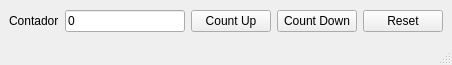
<?xml version="1.0" encoding="UTF-8"?>
<ui version="4.0">
 <class>MainWindow</class>
 <widget class="QMainWindow" name="MainWindow">
  <property name="geometry">
   <rect>
    <x>0</x>
    <y>0</y>
    <width>452</width>
    <height>65</height>
   </rect>
  </property>
  <property name="windowTitle">
   <string>Contador</string>
  </property>
  <widget class="QWidget" name="centralwidget">
   <layout class="QVBoxLayout" name="verticalLayout">
    <item>
     <layout class="QHBoxLayout" name="horizontalLayout">
      <item>
       <widget class="QLabel" name="label">
        <property name="text">
         <string>Contador</string>
        </property>
       </widget>
      </item>
      <item>
       <widget class="QLineEdit" name="campoContador">
        <property name="text">
         <string>0</string>
        </property>
        <property name="readOnly">
         <bool>true</bool>
        </property>
       </widget>
      </item>
      <item>
       <widget class="QPushButton" name="CountUp">
        <property name="text">
         <string>Count Up</string>
        </property>
       </widget>
      </item>
      <item>
       <widget class="QPushButton" name="CountDown">
        <property name="text">
         <string>Count Down</string>
        </property>
       </widget>
      </item>
      <item>
       <widget class="QPushButton" name="Reset">
        <property name="text">
         <string>Reset</string>
        </property>
       </widget>
      </item>
     </layout>
    </item>
   </layout>
  </widget>
  <widget class="QStatusBar" name="statusbar"/>
 </widget>
 <resources/>
 <connections/>
</ui>
